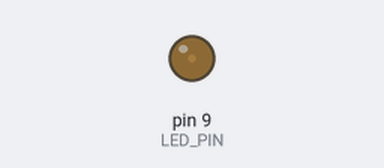
A sketch run on a simulated Arduino Uno, built with avr-gcc and run on an emulated ATmega328P. Parts: output pins drawn as LEDs (lit = HIGH).

Above: at 0.05 s.
At 0.3 s:
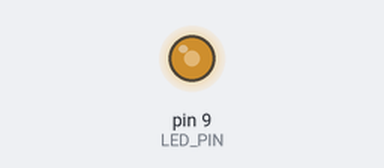
At 0.45 s:
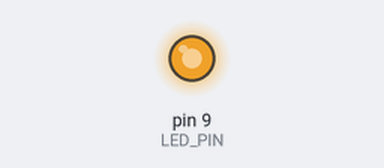
At 0.85 s:
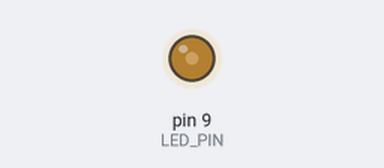
Timing chart, 0 to 3.0 s (numbered marks = the images above):
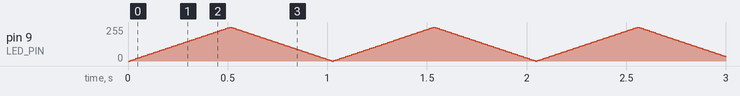

The sketch:

fade.ino
```cpp
#define LED_PIN 9

int g_fadestep = 5;
int g_brightness = 0;

void setup() {
  pinMode(LED_PIN, OUTPUT);
}

void loop() {
  analogWrite(LED_PIN, g_brightness);

  g_brightness = g_brightness + g_fadestep ;

  if (g_brightness > 254 || g_brightness < 1)
    g_fadestep = -g_fadestep;

  delay(10);
}
```
